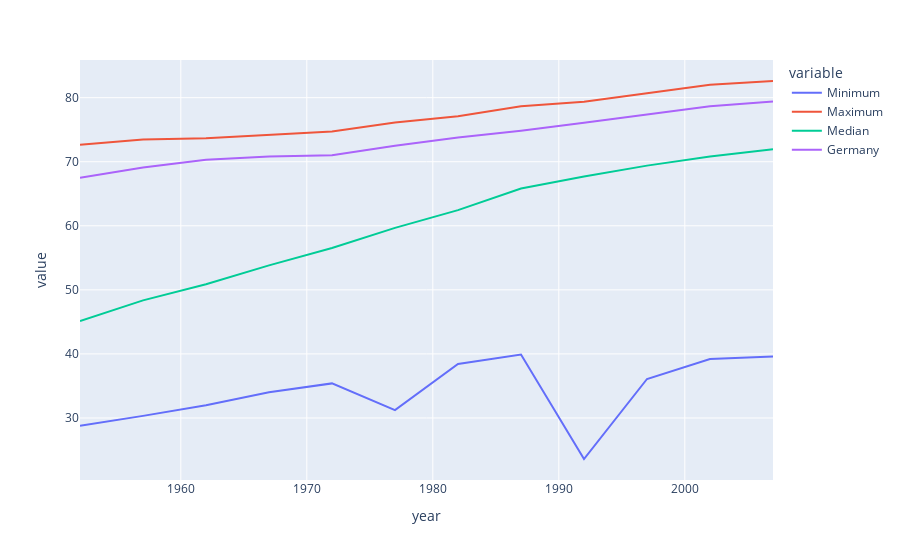

The cell this chart's notebook holds for it:
### Code cell
px.line(df_graph_long, y = "value", x = "year", color = "variable")

### Figure 1 — Plotly figure (JSON) as saved in the notebook; plotly's stock layout.template omitted (floating-point values rounded to 4 significant figures)
{"data": [{"hovertemplate": "variable=Minimum<br>year=%{x}<br>value=%{y}<extra></extra>", "legendgroup": "Minimum", "line": {"color": "#636efa", "dash": "solid"}, "marker": {"symbol": "circle"}, "mode": "lines", "name": "Minimum", "orientation": "v", "showlegend": true, "type": "scatter", "x": [1952, 1957, 1962, 1967, 1972, 1977, 1982, 1987, 1992, 1997, 2002, 2007], "xaxis": "x", "y": [28.8, 30.33, 32.0, 34.02, 35.4, 31.22, 38.45, 39.91, 23.6, 36.09, 39.19, 39.61], "yaxis": "y"}, {"hovertemplate": "variable=Maximum<br>year=%{x}<br>value=%{y}<extra></extra>", "legendgroup": "Maximum", "line": {"color": "#EF553B", "dash": "solid"}, "marker": {"symbol": "circle"}, "mode": "lines", "name": "Maximum", "orientation": "v", "showlegend": true, "type": "scatter", "x": [1952, 1957, 1962, 1967, 1972, 1977, 1982, 1987, 1992, 1997, 2002, 2007], "xaxis": "x", "y": [72.67, 73.47, 73.68, 74.16, 74.72, 76.11, 77.11, 78.67, 79.36, 80.69, 82, 82.6], "yaxis": "y"}, {"hovertemplate": "variable=Median<br>year=%{x}<br>value=%{y}<extra></extra>", "legendgroup": "Median", "line": {"color": "#00cc96", "dash": "solid"}, "marker": {"symbol": "circle"}, "mode": "lines", "name": "Median", "orientation": "v", "showlegend": true, "type": "scatter", "x": [1952, 1957, 1962, 1967, 1972, 1977, 1982, 1987, 1992, 1997, 2002, 2007], "xaxis": "x", "y": [45.14, 48.36, 50.88, 53.83, 56.53, 59.67, 62.44, 65.83, 67.7, 69.39, 70.83, 71.94], "yaxis": "y"}, {"hovertemplate": "variable=Germany<br>year=%{x}<br>value=%{y}<extra></extra>", "legendgroup": "Germany", "line": {"color": "#ab63fa", "dash": "solid"}, "marker": {"symbol": "circle"}, "mode": "lines", "name": "Germany", "orientation": "v", "showlegend": true, "type": "scatter", "x": [1952, 1957, 1962, 1967, 1972, 1977, 1982, 1987, 1992, 1997, 2002, 2007], "xaxis": "x", "y": [67.5, 69.1, 70.3, 70.8, 71, 72.5, 73.8, 74.85, 76.07, 77.34, 78.67, 79.41], "yaxis": "y"}], "layout": {"autosize": true, "legend": {"title": {"text": "variable"}, "tracegroupgap": 0}, "margin": {"t": 60}, "xaxis": {"anchor": "y", "autorange": true, "domain": [0, 1], "range": [1952, 2007], "title": {"text": "year"}, "type": "linear"}, "yaxis": {"anchor": "x", "autorange": true, "domain": [0, 1], "range": [20.32, 85.88], "title": {"text": "value"}, "type": "linear"}}}
